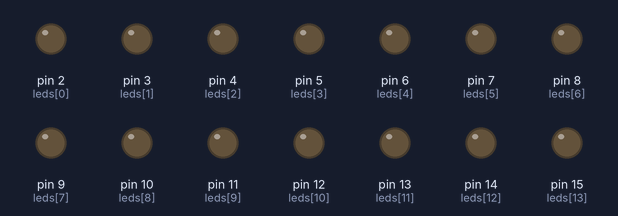
Simulated run of this program. Board: MicroPython board. On the bench: output pins drawn as LEDs (lit = HIGH). What the program prints to the serial console is not drawn.

Above: at 0.22 s.
At 4.72 s:
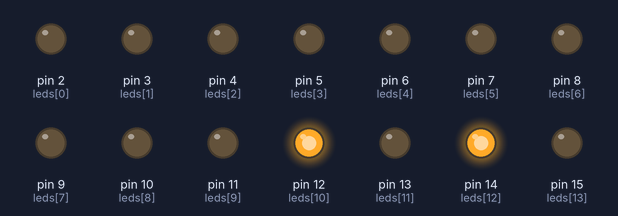
At 9.68 s:
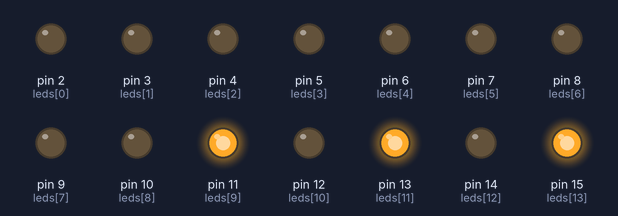
At 19.58 s:
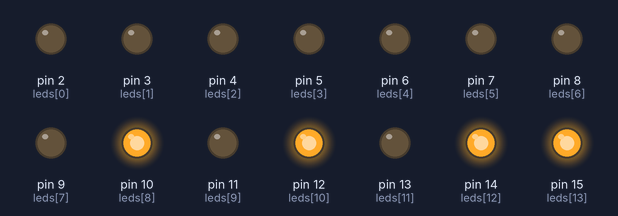
At 29.49 s:
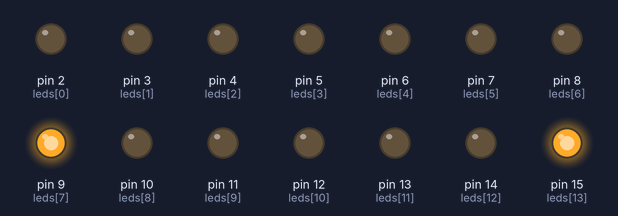
At 39.39 s:
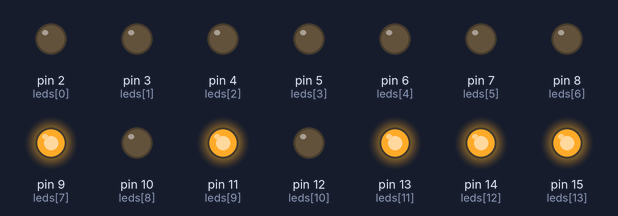
Timing chart, 0 to 40.0 s (numbered marks = the images above):
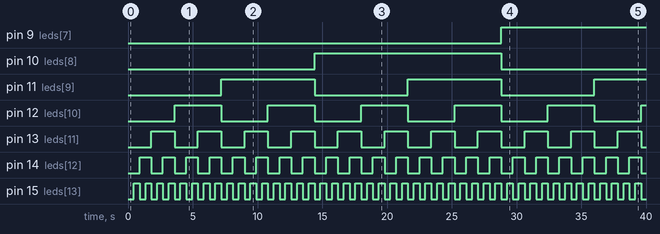

The program:

ikd.py
```python
# new project


from machine import Pin
import time

def int_to_bin(val, length):
    bin_str = str(bin(val))[2:]
    return "{0:0>{1}}".format(bin_str, length)


leds = [Pin(l, Pin.OUT) for l in range(2, 16)]

delay = .45

print('h:', 2 ** len(leds) / 3600 * delay)
print('m:', 2 ** len(leds) / 60 * delay)
print('s:', 2 ** len(leds) * delay)
for i in range(2 ** len(leds)):
    for x, b in enumerate(int_to_bin(i, len(leds))):
        leds[x].value(int(b))
    time.sleep(delay)
```

Measured:
- by itself, pin 9 (leds[7]): LOW → HIGH at 28.8 s
- by itself, pin 10 (leds[8]): LOW → HIGH at 14.4 s, → LOW 14.4 s later
- by itself, pin 11 (leds[9]): alternates HIGH for 7.2 s and LOW for 7.2 s
- by itself, pin 12 (leds[10]): alternates HIGH for 3.6 s and LOW for 3.6 s
- by itself, pin 13 (leds[11]): alternates HIGH for 1.8 s and LOW for 1.8 s
- by itself, pin 14 (leds[12]): alternates HIGH for 0.90 s and LOW for 0.90 s
- by itself, pin 15 (leds[13]): alternates HIGH for 0.45 s and LOW for 0.45 s
